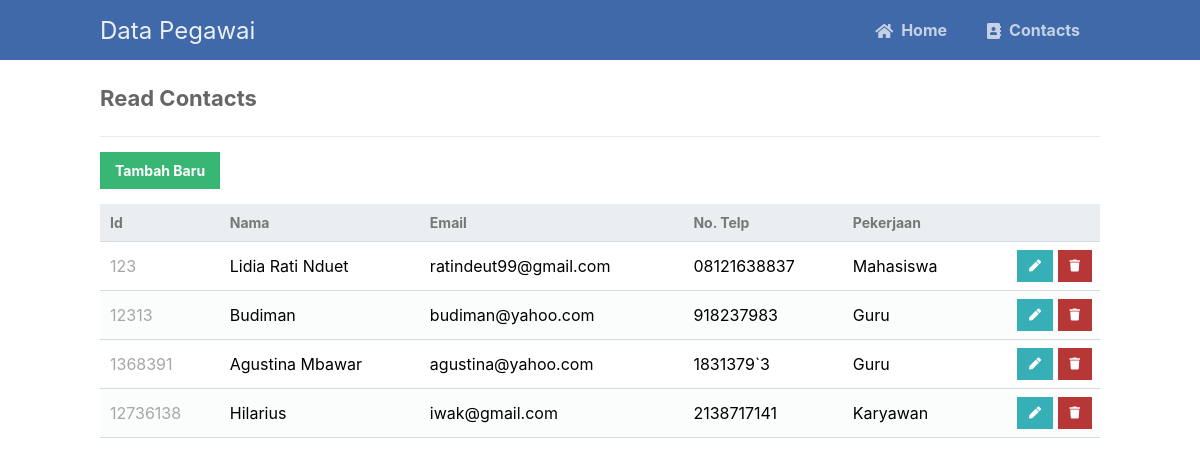
The app's page /read.php with its own data.
### tables this page shows
CREATE TABLE `kontak` (
  `id` int(11) NOT NULL,
  `nama` varchar(50) NOT NULL,
  `email` varchar(50) NOT NULL,
  `notelp` varchar(50) NOT NULL,
  `pekerjaan` varchar(50) NOT NULL
);

### read.php (the view, shortened to what this page needs)
<?php
include 'functions.php';
$pdo = pdo_connect_mysql();
$page = isset($_GET['page']) && is_numeric($_GET['page']) ? (int)$_GET['page'] : 1;
$records_per_page = 5;
$stmt = $pdo->prepare('SELECT * FROM kontak ORDER BY id LIMIT :current_page, :record_per_page');
$stmt->bindValue(':current_page', ($page-1)*$records_per_page, PDO::PARAM_INT);
$stmt->bindValue(':record_per_page', $records_per_page, PDO::PARAM_INT);
$stmt->execute();
$contacts = $stmt->fetchAll(PDO::FETCH_ASSOC);
?>
<?=template_header('Read')?>
<div class="content read">
	<h2>Read Contacts</h2>
	<a href="create.php" class="create-contact">Tambah Baru</a>
	<table>
        <thead>
            <tr>
                <td>Id</td>
                <td>Nama</td>
                <td>Email</td>
                <td>No. Telp</td>
                <td>Pekerjaan</td>
                <td></td>
            </tr>
        </thead>
        <tbody>
            <?php foreach ($contacts as $contact): ?>
            <tr>
                <td><?=$contact['id']?></td>
                <td><?=$contact['nama']?></td>
                <td><?=$contact['email']?></td>
                <td><?=$contact['notelp']?></td>
                <td><?=$contact['pekerjaan']?></td>
                <td class="actions">
                    <a href="update.php?id=<?=$contact['id']?>" class="edit"><i class="fas fa-pen fa-xs"></i></a>
                    <a href="delete.php?id=<?=$contact['id']?>" class="trash"><i class="fas fa-trash fa-xs"></i></a>
                </td>
            </tr>
            <?php endforeach; ?>
        </tbody>
    </table>
</div>
<?=template_footer()?>

### functions.php (shortened to what this page needs)
<?php
function template_header($title) {
echo <<<EOT
<!DOCTYPE html>
<html>
	<head>
		<meta charset="utf-8">
		<title>$title</title>
		<link href="style.css" rel="stylesheet" type="text/css">
		<link rel="stylesheet" href="https://use.fontawesome.com/releases/v5.7.1/css/all.css">
	</head>
	<body>
    <nav class="navtop">
    	<div>
    		<h1>Data Pegawai </h1>
            <a href="index.php"><i class="fas fa-home"></i>Home</a>
    		<a href="read.php"><i class="fas fa-address-book"></i>Contacts</a>
    	</div>
    </nav>
EOT;
}
function template_footer() {
echo <<<EOT
    </body>
</html>
EOT;
}
?>

### style.css (style rules this page uses)
* { box-sizing: border-box; font-family: -apple-system, BlinkMacSystemFont, "segoe ui", roboto, oxygen, ubuntu, cantarell, "fira sans", "droid sans", "helvetica neue", Arial, sans-serif; font-size: 16px; -webkit-font-smoothing: antialiased; -moz-osx-font-smoothing: grayscale; }
body { background-color: #FFFFFF; margin: 0; }
.navtop { background-color: #3f69a8; height: 60px; width: 100%; border: 0; }
.navtop div { display: flex; margin: 0 auto; width: 1000px; height: 100%; }
.navtop div h1, .navtop div a { display: inline-flex; align-items: center; }
.navtop div h1 { flex: 1; font-size: 24px; padding: 0; margin: 0; color: #ecf0f6; font-weight: normal; }
.navtop div a { padding: 0 20px; text-decoration: none; color: #c5d2e5; font-weight: bold; }
.navtop div a i { padding: 2px 8px 0 0; }
.content { width: 1000px; margin: 0 auto; }
.content h2 { margin: 0; padding: 25px 0; font-size: 22px; border-bottom: 1px solid #ebebeb; color: #666666; }
.read .create-contact { display: inline-block; text-decoration: none; background-color: #38b673; font-weight: bold; font-size: 14px; color: #FFFFFF; padding: 10px 15px; margin: 15px 0; }
.read table { width: 100%; padding-top: 30px; border-collapse: collapse; }
.read table thead { background-color: #ebeef1; border-bottom: 1px solid #d3dae0; }
.read table thead td { padding: 10px; font-weight: bold; color: #767779; font-size: 14px; }
.read table tbody tr { border-bottom: 1px solid #d3dae0; }
.read table tbody tr:nth-child(even) { background-color: #fbfcfc; }
.read table tbody tr td { padding: 10px; }
.read table tbody tr td:nth-child(1) { color: #a5a7a9; }
.read table tbody tr td.actions { padding: 8px; text-align: right; }
.read table tbody tr td.actions .edit, .read table tbody tr td.actions .trash { display: inline-flex; text-align: right; text-decoration: none; color: #FFFFFF; padding: 10px 12px; }
.read table tbody tr td.actions .trash { background-color: #b73737; }
.read table tbody tr td.actions .edit { background-color: #37afb7; }

### records on screen
kontak: id "123", nama "Lidia Rati Nduet", email "ratindeut99@gmail.com", notelp "08121638837", pekerjaan "Mahasiswa"
kontak: id "12313", nama "Budiman", email "budiman@yahoo.com", notelp "918237983", pekerjaan "Guru"
kontak: id "1368391", nama "Agustina Mbawar", email "agustina@yahoo.com", notelp "1831379`3", pekerjaan "Guru"
kontak: id "12736138", nama "Hilarius", email "iwak@gmail.com", notelp "2138717141", pekerjaan "Karyawan"
